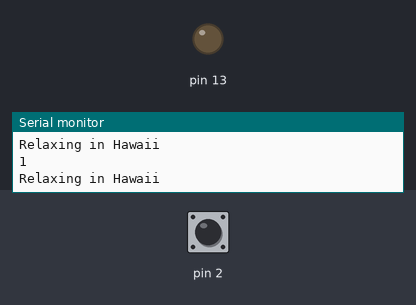
Simulated run of this sketch. Board: Arduino Uno, built with avr-gcc and run on an emulated ATmega328P. Parts: output pins drawn as LEDs (lit = HIGH), the last lines printed to the serial monitor. Dashed ring = blinking. The test bench sets the inputs (shaded band); at power-on: pin 2 HIGH.

Above: at 1.2 s.
1.3 s: pin 2 pulled LOW for 0.15 s
At 1.4 s:
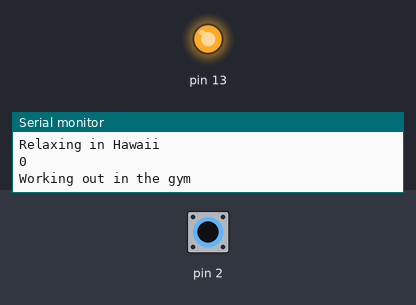
2.9 s: pin 2 pulled LOW for 1 s
At 5.2 s:
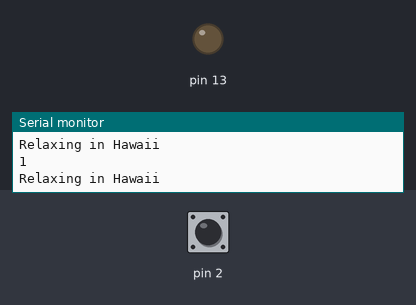
6.9 s: pin 2 pulsed LOW 2 times (0.12 s each, 0.3 s apart)
At 7.27 s:
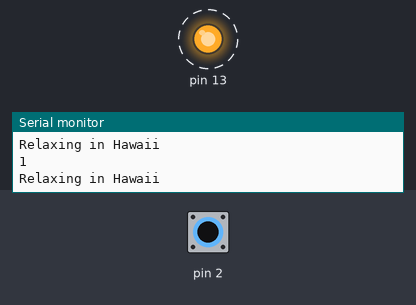
10.5 s: pin 2 pulled LOW for 3.2 s
At 12.0 s:
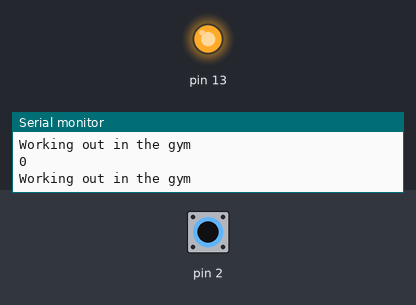
15.2 s: pin 2 pulsed LOW 5 times (0.12 s each, 0.3 s apart)
At 17.4 s:
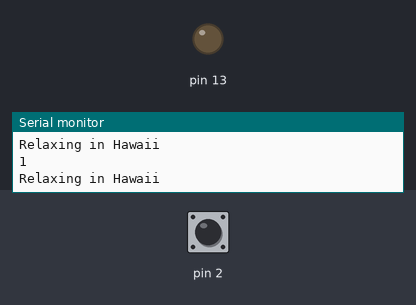
Timing chart, 0 to 18.9 s (numbered marks = the images above; inputs shaded):
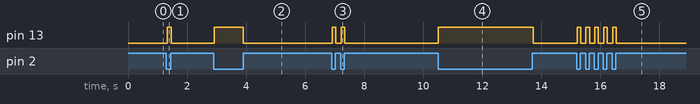

Measured:
- after the input at 1.3 s, pin 13: LOW → HIGH at once, → LOW 0.14 s later
- after the input at 2.9 s, pin 13: LOW → HIGH at once, → LOW 0.98 s later
- after the input at 6.9 s, pin 13: alternates HIGH for 0.11 s and LOW for 0.19 s, 4 changes in all, then stays LOW, starting at once
- after the input at 10.5 s, pin 13: LOW → HIGH at once, → LOW 3.2 s later
- after the input at 15.2 s, pin 13: alternates HIGH for 0.11 s and LOW for 0.18 s, 10 changes in all, then stays LOW, starting at once

The sketch:

_DIGITAL_Input_PullUp.ino
```cpp
void setup() {
  //start serial connection
  Serial.begin(9600);
  //configure pin 2 as an input and enable the internal pull-up resistor
  pinMode(2, INPUT_PULLUP);
  pinMode(13, OUTPUT);

}

void loop() {
  //read the pushbutton value into a variable
  int sensorVal = digitalRead(2);
  //print out the value of the pushbutton
  Serial.println(sensorVal);

  // Keep in mind the pull-up means the pushbutton's logic is inverted. It goes
  // HIGH when it's open, and LOW when it's pressed. Turn on pin 13 when the
  // button's pressed, and off when it's not:
  if (sensorVal == HIGH) {
    digitalWrite(13, LOW);
    Serial.println ("Relaxing in Hawaii");
  } else {
    digitalWrite(13, HIGH);
    Serial.println("Working out in the gym");
  }
}
```
